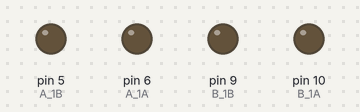
This sketch was run on a simulated Arduino Uno, built with avr-gcc and run on an emulated ATmega328P. On the bench: output pins drawn as LEDs (lit = HIGH). EEPROM starts erased.

Above: at 0.05 s.
At 1.1 s:
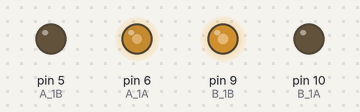
At 2.15 s:
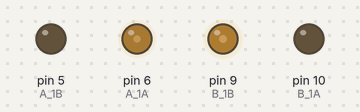
At 3.2 s:
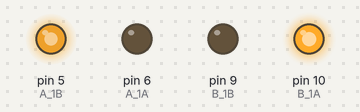
At 3.75 s:
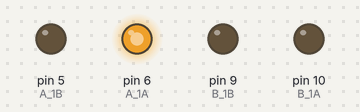
At 4.3 s:
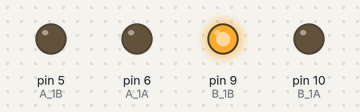
Timing chart, 0 to 6.9 s (numbered marks = the images above):
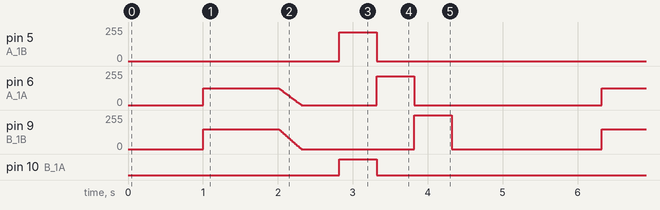

The sketch:

course_base_calibrated.ino
```cpp
/*
Course Template from Sunfounder Documentation

https://docs.sunfounder.com/projects/3in1-kit-v2/en/latest/car_project/car_move_by_code.html

Modify to complete the courses
*/

// Import offset file
#include <EEPROM.h>

// Pin Assignments
const int A_1B = 5;
const int A_1A = 6;
const int B_1B = 9;
const int B_1A = 10;

// Instantiate offset percentages (0.0 = 0% to 1.0 = 100% of motor power)
float leftOffset = 1.0;
float rightOffset = 1.0;

// Pin Signal Mode
void setup() {
  pinMode(A_1B, OUTPUT);
  pinMode(A_1A, OUTPUT);
  pinMode(B_1B, OUTPUT);
  pinMode(B_1A, OUTPUT);
  // Set percentages with EEPROM.write(motor_number, percentage_of_power)
  EEPROM.write(0, 100); //write the offset to the left motor (this is where you change the percentages: 0 - 100)
  EEPROM.write(1, 85); //write the offset to the right motor (this is where you change the percentages: 0 - 100)
  leftOffset = EEPROM.read(0) * 0.01; //read the offset
  rightOffset = EEPROM.read(1) * 0.01;//read the offset
}

// Course Steps
// - This is where you use the car functions below to instruct your car to complete the course
//  as fast as possible
// - You may need to change your speed before each step, so keep in mind that the minimum speed
//  is 0 and the max speed is 255
void loop() {
  // Do not touch this stopMove part
  int speed = 150; // DO NOT TOUCH
  stopMove(speed); // DO NOT TOUCH
  delay(1000); // DO NOT TOUCH

  // Start making changes here:
  // - Replace any of the example instructions below
  // - Do Not replace the last stopMove part
  moveForward(speed); // Example
  delay(1000); // Example

  slowDown(speed); // Example
  delay(500); // Example

  speed = 255; // Example
  moveBackward(speed); // Example
  delay(500); // Example

  moveLeft(speed); // Example
  delay(500); // Example

  moveRight(speed); // Example
  delay(500); // Example

  // Do not touch this stopMove part
  speed = 150; // DO NOT TOUCH
  stopMove(speed); // DO NOT TOUCH
  delay(1000); // DO NOT TOUCH
}

// Car Functions
void moveForward(int speed) {
  analogWrite(A_1B, 0);
  analogWrite(A_1A, int(speed*rightOffset));
  analogWrite(B_1B, int(speed*leftOffset));
  analogWrite(B_1A, 0);
}

// Do not touch below this part unless you know what you are doing
void slowDown(int speed) {
  for(int i=speed;i>=0;i-=5){
    moveForward(i);
    delay(10);
  }
}

void moveBackward(int speed) {
  analogWrite(A_1B, int(speed*rightOffset));
  analogWrite(A_1A, 0);
  analogWrite(B_1B, 0);
  analogWrite(B_1A, int(speed*leftOffset));
}

void moveLeft(int speed) {
  analogWrite(A_1B, 0);
  analogWrite(A_1A, int(speed*rightOffset));
  analogWrite(B_1B, 0);
  analogWrite(B_1A, 0);
}

void moveRight(int speed) {
  analogWrite(A_1B, 0);
  analogWrite(A_1A, 0);
  analogWrite(B_1B, int(speed*leftOffset));
  analogWrite(B_1A, 0);
}

void turnRight(int speed) {
  digitalWrite(A_1B, int(speed*rightOffset));
  digitalWrite(A_1A, 0);
  digitalWrite(B_1B, int(speed*leftOffset));
  digitalWrite(B_1A, 0);
}

void turnLeft(int speed) {
  digitalWrite(A_1B, 0);
  digitalWrite(A_1A, int(speed*rightOffset));
  digitalWrite(B_1B, 0);
  digitalWrite(B_1A, int(speed*leftOffset));
}

void stopMove(int speed) {
  digitalWrite(A_1B, 0);
  digitalWrite(A_1A, 0);
  digitalWrite(B_1B, 0);
  digitalWrite(B_1A, 0);
}
```

Measured:
- by itself, pin 5 (A_1B): alternates 216/255 for 0.50 s and 0/255 for 4.8 s
- by itself, pin 10 (B_1A): alternates HIGH for 0.50 s and LOW for 4.8 s
